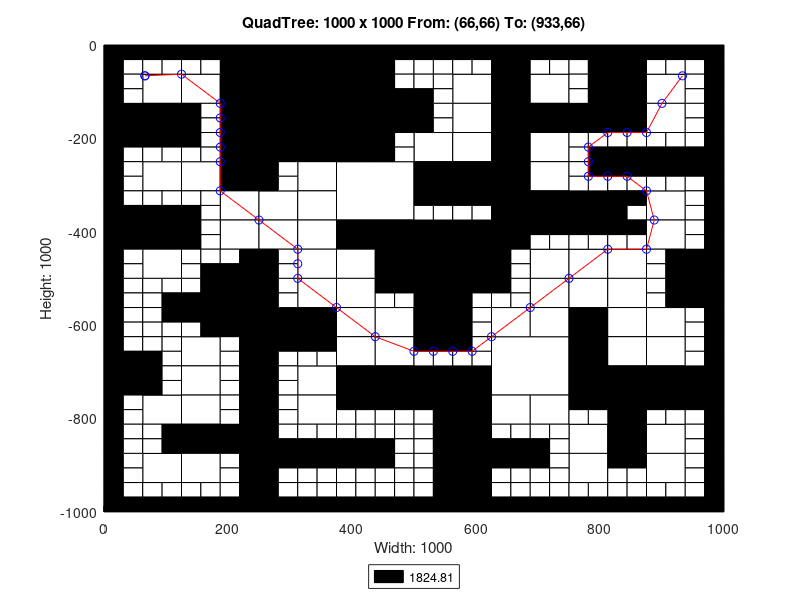

This figure's MATLAB source:
axis([0 1000 -1000 0]);
title('QuadTree: 1000 x 1000 From: (66,66) To: (933,66)');
xlabel('Width: 1000');
ylabel('Height: 1000');
rectangle('Position',[250 -125 125 125], 'FaceColor',[0 0 0]);
rectangle('Position',[250 -250 125 125], 'FaceColor',[0 0 0]);
rectangle('Position',[375 -375 125 125], 'FaceColor',[1 1 1]);
rectangle('Position',[500 -500 125 125], 'FaceColor',[0 0 0]);
rectangle('Position',[625 -750 125 125], 'FaceColor',[1 1 1]);
rectangle('Position',[62.5 -125 62.5 62.5], 'FaceColor',[1 1 1]);
rectangle('Position',[187.5 -62.5 62.5 62.5], 'FaceColor',[0 0 0]);
rectangle('Position',[125 -125 62.5 62.5], 'FaceColor',[1 1 1]);
rectangle('Position',[187.5 -125 62.5 62.5], 'FaceColor',[0 0 0]);
rectangle('Position',[0 -187.5 62.5 62.5], 'FaceColor',[0 0 0]);
rectangle('Position',[62.5 -187.5 62.5 62.5], 'FaceColor',[0 0 0]);
rectangle('Position',[187.5 -187.5 62.5 62.5], 'FaceColor',[0 0 0]);
rectangle('Position',[187.5 -250 62.5 62.5], 'FaceColor',[0 0 0]);
rectangle('Position',[375 -62.5 62.5 62.5], 'FaceColor',[0 0 0]);
rectangle('Position',[375 -125 62.5 62.5], 'FaceColor',[0 0 0]);
rectangle('Position',[375 -187.5 62.5 62.5], 'FaceColor',[0 0 0]);
rectangle('Position',[437.5 -187.5 62.5 62.5], 'FaceColor',[0 0 0]);
rectangle('Position',[375 -250 62.5 62.5], 'FaceColor',[0 0 0]);
rectangle('Position',[62.5 -312.5 62.5 62.5], 'FaceColor',[1 1 1]);
rectangle('Position',[125 -312.5 62.5 62.5], 'FaceColor',[1 1 1]);
rectangle('Position',[187.5 -312.5 62.5 62.5], 'FaceColor',[0 0 0]);
rectangle('Position',[187.5 -375 62.5 62.5], 'FaceColor',[1 1 1]);
rectangle('Position',[0 -437.5 62.5 62.5], 'FaceColor',[0 0 0]);
rectangle('Position',[62.5 -437.5 62.5 62.5], 'FaceColor',[0 0 0]);
rectangle('Position',[62.5 -500 62.5 62.5], 'FaceColor',[1 1 1]);
rectangle('Position',[187.5 -437.5 62.5 62.5], 'FaceColor',[1 1 1]);
rectangle('Position',[312.5 -312.5 62.5 62.5], 'FaceColor',[1 1 1]);
rectangle('Position',[250 -375 62.5 62.5], 'FaceColor',[1 1 1]);
rectangle('Position',[312.5 -375 62.5 62.5], 'FaceColor',[1 1 1]);
rectangle('Position',[250 -437.5 62.5 62.5], 'FaceColor',[1 1 1]);
rectangle('Position',[312.5 -437.5 62.5 62.5], 'FaceColor',[1 1 1]);
rectangle('Position',[312.5 -500 62.5 62.5], 'FaceColor',[1 1 1]);
rectangle('Position',[375 -437.5 62.5 62.5], 'FaceColor',[0 0 0]);
rectangle('Position',[437.5 -437.5 62.5 62.5], 'FaceColor',[0 0 0]);
rectangle('Position',[375 -500 62.5 62.5], 'FaceColor',[1 1 1]);
rectangle('Position',[437.5 -500 62.5 62.5], 'FaceColor',[0 0 0]);
rectangle('Position',[562.5 -125 62.5 62.5], 'FaceColor',[1 1 1]);
rectangle('Position',[625 -62.5 62.5 62.5], 'FaceColor',[0 0 0]);
rectangle('Position',[625 -125 62.5 62.5], 'FaceColor',[0 0 0]);
rectangle('Position',[687.5 -125 62.5 62.5], 'FaceColor',[1 1 1]);
rectangle('Position',[562.5 -187.5 62.5 62.5], 'FaceColor',[1 1 1]);
rectangle('Position',[500 -250 62.5 62.5], 'FaceColor',[1 1 1]);
rectangle('Position',[562.5 -250 62.5 62.5], 'FaceColor',[1 1 1]);
rectangle('Position',[625 -187.5 62.5 62.5], 'FaceColor',[0 0 0]);
rectangle('Position',[687.5 -187.5 62.5 62.5], 'FaceColor',[0 0 0]);
rectangle('Position',[625 -250 62.5 62.5], 'FaceColor',[0 0 0]);
rectangle('Position',[687.5 -250 62.5 62.5], 'FaceColor',[1 1 1]);
rectangle('Position',[812.5 -62.5 62.5 62.5], 'FaceColor',[0 0 0]);
rectangle('Position',[812.5 -125 62.5 62.5], 'FaceColor',[0 0 0]);
rectangle('Position',[875 -125 62.5 62.5], 'FaceColor',[1 1 1]);
rectangle('Position',[750 -187.5 62.5 62.5], 'FaceColor',[0 0 0]);
rectangle('Position',[812.5 -187.5 62.5 62.5], 'FaceColor',[0 0 0]);
rectangle('Position',[875 -187.5 62.5 62.5], 'FaceColor',[1 1 1]);
rectangle('Position',[500 -312.5 62.5 62.5], 'FaceColor',[0 0 0]);
rectangle('Position',[562.5 -312.5 62.5 62.5], 'FaceColor',[0 0 0]);
rectangle('Position',[625 -312.5 62.5 62.5], 'FaceColor',[0 0 0]);
rectangle('Position',[687.5 -312.5 62.5 62.5], 'FaceColor',[1 1 1]);
rectangle('Position',[625 -375 62.5 62.5], 'FaceColor',[0 0 0]);
rectangle('Position',[687.5 -375 62.5 62.5], 'FaceColor',[0 0 0]);
rectangle('Position',[625 -437.5 62.5 62.5], 'FaceColor',[0 0 0]);
rectangle('Position',[687.5 -500 62.5 62.5], 'FaceColor',[1 1 1]);
rectangle('Position',[750 -375 62.5 62.5], 'FaceColor',[0 0 0]);
rectangle('Position',[875 -375 62.5 62.5], 'FaceColor',[1 1 1]);
rectangle('Position',[750 -500 62.5 62.5], 'FaceColor',[1 1 1]);
rectangle('Position',[812.5 -500 62.5 62.5], 'FaceColor',[1 1 1]);
rectangle('Position',[875 -437.5 62.5 62.5], 'FaceColor',[1 1 1]);
rectangle('Position',[937.5 -500 62.5 62.5], 'FaceColor',[0 0 0]);
rectangle('Position',[187.5 -562.5 62.5 62.5], 'FaceColor',[0 0 0]);
rectangle('Position',[187.5 -625 62.5 62.5], 'FaceColor',[0 0 0]);
rectangle('Position',[0 -750 62.5 62.5], 'FaceColor',[0 0 0]);
rectangle('Position',[125 -687.5 62.5 62.5], 'FaceColor',[1 1 1]);
rectangle('Position',[125 -750 62.5 62.5], 'FaceColor',[1 1 1]);
rectangle('Position',[312.5 -562.5 62.5 62.5], 'FaceColor',[1 1 1]);
rectangle('Position',[250 -625 62.5 62.5], 'FaceColor',[0 0 0]);
rectangle('Position',[312.5 -625 62.5 62.5], 'FaceColor',[0 0 0]);
rectangle('Position',[375 -562.5 62.5 62.5], 'FaceColor',[1 1 1]);
rectangle('Position',[375 -625 62.5 62.5], 'FaceColor',[1 1 1]);
rectangle('Position',[437.5 -625 62.5 62.5], 'FaceColor',[1 1 1]);
rectangle('Position',[312.5 -750 62.5 62.5], 'FaceColor',[1 1 1]);
rectangle('Position',[375 -687.5 62.5 62.5], 'FaceColor',[1 1 1]);
rectangle('Position',[437.5 -687.5 62.5 62.5], 'FaceColor',[1 1 1]);
rectangle('Position',[375 -750 62.5 62.5], 'FaceColor',[0 0 0]);
rectangle('Position',[437.5 -750 62.5 62.5], 'FaceColor',[0 0 0]);
rectangle('Position',[62.5 -812.5 62.5 62.5], 'FaceColor',[1 1 1]);
rectangle('Position',[125 -812.5 62.5 62.5], 'FaceColor',[1 1 1]);
rectangle('Position',[125 -875 62.5 62.5], 'FaceColor',[0 0 0]);
rectangle('Position',[187.5 -875 62.5 62.5], 'FaceColor',[0 0 0]);
rectangle('Position',[62.5 -937.5 62.5 62.5], 'FaceColor',[1 1 1]);
rectangle('Position',[125 -937.5 62.5 62.5], 'FaceColor',[1 1 1]);
rectangle('Position',[312.5 -812.5 62.5 62.5], 'FaceColor',[1 1 1]);
rectangle('Position',[500 -562.5 62.5 62.5], 'FaceColor',[0 0 0]);
rectangle('Position',[500 -625 62.5 62.5], 'FaceColor',[0 0 0]);
rectangle('Position',[687.5 -562.5 62.5 62.5], 'FaceColor',[1 1 1]);
rectangle('Position',[625 -625 62.5 62.5], 'FaceColor',[1 1 1]);
rectangle('Position',[687.5 -625 62.5 62.5], 'FaceColor',[1 1 1]);
rectangle('Position',[500 -750 62.5 62.5], 'FaceColor',[0 0 0]);
rectangle('Position',[562.5 -750 62.5 62.5], 'FaceColor',[0 0 0]);
rectangle('Position',[750 -562.5 62.5 62.5], 'FaceColor',[1 1 1]);
rectangle('Position',[812.5 -562.5 62.5 62.5], 'FaceColor',[1 1 1]);
rectangle('Position',[750 -625 62.5 62.5], 'FaceColor',[0 0 0]);
rectangle('Position',[812.5 -625 62.5 62.5], 'FaceColor',[1 1 1]);
rectangle('Position',[937.5 -562.5 62.5 62.5], 'FaceColor',[0 0 0]);
rectangle('Position',[875 -625 62.5 62.5], 'FaceColor',[1 1 1]);
rectangle('Position',[750 -687.5 62.5 62.5], 'FaceColor',[0 0 0]);
rectangle('Position',[812.5 -687.5 62.5 62.5], 'FaceColor',[1 1 1]);
rectangle('Position',[750 -750 62.5 62.5], 'FaceColor',[0 0 0]);
rectangle('Position',[812.5 -750 62.5 62.5], 'FaceColor',[0 0 0]);
rectangle('Position',[875 -687.5 62.5 62.5], 'FaceColor',[1 1 1]);
rectangle('Position',[875 -750 62.5 62.5], 'FaceColor',[0 0 0]);
rectangle('Position',[937.5 -750 62.5 62.5], 'FaceColor',[0 0 0]);
rectangle('Position',[562.5 -812.5 62.5 62.5], 'FaceColor',[0 0 0]);
rectangle('Position',[562.5 -875 62.5 62.5], 'FaceColor',[0 0 0]);
rectangle('Position',[625 -812.5 62.5 62.5], 'FaceColor',[1 1 1]);
rectangle('Position',[687.5 -812.5 62.5 62.5], 'FaceColor',[1 1 1]);
rectangle('Position',[562.5 -937.5 62.5 62.5], 'FaceColor',[0 0 0]);
rectangle('Position',[562.5 -1000 62.5 62.5], 'FaceColor',[0 0 0]);
rectangle('Position',[812.5 -812.5 62.5 62.5], 'FaceColor',[0 0 0]);
rectangle('Position',[750 -875 62.5 62.5], 'FaceColor',[1 1 1]);
rectangle('Position',[812.5 -875 62.5 62.5], 'FaceColor',[0 0 0]);
rectangle('Position',[875 -875 62.5 62.5], 'FaceColor',[1 1 1]);
rectangle('Position',[750 -937.5 62.5 62.5], 'FaceColor',[1 1 1]);
rectangle('Position',[875 -937.5 62.5 62.5], 'FaceColor',[1 1 1]);
rectangle('Position',[0 -31.25 31.25 31.25], 'FaceColor',[0 0 0]);
rectangle('Position',[31.25 -31.25 31.25 31.25], 'FaceColor',[0 0 0]);
rectangle('Position',[0 -62.5 31.25 31.25], 'FaceColor',[0 0 0]);
rectangle('Position',[31.25 -62.5 31.25 31.25], 'FaceColor',[1 1 1]);
rectangle('Position',[62.5 -31.25 31.25 31.25], 'FaceColor',[0 0 0]);
rectangle('Position',[93.75 -31.25 31.25 31.25], 'FaceColor',[0 0 0]);
rectangle('Position',[62.5 -62.5 31.25 31.25], 'FaceColor',[1 1 1]);
rectangle('Position',[93.75 -62.5 31.25 31.25], 'FaceColor',[1 1 1]);
rectangle('Position',[0 -93.75 31.25 31.25], 'FaceColor',[0 0 0]);
rectangle('Position',[31.25 -93.75 31.25 31.25], 'FaceColor',[1 1 1]);
rectangle('Position',[0 -125 31.25 31.25], 'FaceColor',[0 0 0]);
rectangle('Position',[31.25 -125 31.25 31.25], 'FaceColor',[1 1 1]);
rectangle('Position',[125 -31.25 31.25 31.25], 'FaceColor',[0 0 0]);
rectangle('Position',[156.25 -31.25 31.25 31.25], 'FaceColor',[0 0 0]);
rectangle('Position',[125 -62.5 31.25 31.25], 'FaceColor',[1 1 1]);
rectangle('Position',[156.25 -62.5 31.25 31.25], 'FaceColor',[1 1 1]);
rectangle('Position',[0 -218.75 31.25 31.25], 'FaceColor',[0 0 0]);
rectangle('Position',[31.25 -218.75 31.25 31.25], 'FaceColor',[0 0 0]);
rectangle('Position',[0 -250 31.25 31.25], 'FaceColor',[0 0 0]);
rectangle('Position',[31.25 -250 31.25 31.25], 'FaceColor',[1 1 1]);
rectangle('Position',[62.5 -218.75 31.25 31.25], 'FaceColor',[0 0 0]);
rectangle('Position',[93.75 -218.75 31.25 31.25], 'FaceColor',[0 0 0]);
rectangle('Position',[62.5 -250 31.25 31.25], 'FaceColor',[1 1 1]);
rectangle('Position',[93.75 -250 31.25 31.25], 'FaceColor',[1 1 1]);
rectangle('Position',[125 -156.25 31.25 31.25], 'FaceColor',[0 0 0]);
rectangle('Position',[156.25 -156.25 31.25 31.25], 'FaceColor',[1 1 1]);
rectangle('Position',[125 -187.5 31.25 31.25], 'FaceColor',[0 0 0]);
rectangle('Position',[156.25 -187.5 31.25 31.25], 'FaceColor',[1 1 1]);
rectangle('Position',[125 -218.75 31.25 31.25], 'FaceColor',[0 0 0]);
rectangle('Position',[156.25 -218.75 31.25 31.25], 'FaceColor',[1 1 1]);
rectangle('Position',[125 -250 31.25 31.25], 'FaceColor',[1 1 1]);
rectangle('Position',[156.25 -250 31.25 31.25], 'FaceColor',[1 1 1]);
rectangle('Position',[437.5 -31.25 31.25 31.25], 'FaceColor',[0 0 0]);
rectangle('Position',[468.75 -31.25 31.25 31.25], 'FaceColor',[0 0 0]);
rectangle('Position',[437.5 -62.5 31.25 31.25], 'FaceColor',[0 0 0]);
rectangle('Position',[468.75 -62.5 31.25 31.25], 'FaceColor',[1 1 1]);
rectangle('Position',[437.5 -93.75 31.25 31.25], 'FaceColor',[0 0 0]);
rectangle('Position',[468.75 -93.75 31.25 31.25], 'FaceColor',[1 1 1]);
rectangle('Position',[437.5 -125 31.25 31.25], 'FaceColor',[0 0 0]);
rectangle('Position',[468.75 -125 31.25 31.25], 'FaceColor',[0 0 0]);
rectangle('Position',[437.5 -218.75 31.25 31.25], 'FaceColor',[0 0 0]);
rectangle('Position',[468.75 -218.75 31.25 31.25], 'FaceColor',[1 1 1]);
rectangle('Position',[437.5 -250 31.25 31.25], 'FaceColor',[0 0 0]);
rectangle('Position',[468.75 -250 31.25 31.25], 'FaceColor',[1 1 1]);
rectangle('Position',[0 -281.25 31.25 31.25], 'FaceColor',[0 0 0]);
rectangle('Position',[31.25 -281.25 31.25 31.25], 'FaceColor',[1 1 1]);
rectangle('Position',[0 -312.5 31.25 31.25], 'FaceColor',[0 0 0]);
rectangle('Position',[31.25 -312.5 31.25 31.25], 'FaceColor',[1 1 1]);
rectangle('Position',[0 -343.75 31.25 31.25], 'FaceColor',[0 0 0]);
rectangle('Position',[31.25 -343.75 31.25 31.25], 'FaceColor',[1 1 1]);
rectangle('Position',[0 -375 31.25 31.25], 'FaceColor',[0 0 0]);
rectangle('Position',[31.25 -375 31.25 31.25], 'FaceColor',[0 0 0]);
rectangle('Position',[62.5 -343.75 31.25 31.25], 'FaceColor',[1 1 1]);
rectangle('Position',[93.75 -343.75 31.25 31.25], 'FaceColor',[1 1 1]);
rectangle('Position',[62.5 -375 31.25 31.25], 'FaceColor',[0 0 0]);
rectangle('Position',[93.75 -375 31.25 31.25], 'FaceColor',[0 0 0]);
rectangle('Position',[125 -343.75 31.25 31.25], 'FaceColor',[1 1 1]);
rectangle('Position',[156.25 -343.75 31.25 31.25], 'FaceColor',[1 1 1]);
rectangle('Position',[125 -375 31.25 31.25], 'FaceColor',[0 0 0]);
rectangle('Position',[156.25 -375 31.25 31.25], 'FaceColor',[1 1 1]);
rectangle('Position',[0 -468.75 31.25 31.25], 'FaceColor',[0 0 0]);
rectangle('Position',[31.25 -468.75 31.25 31.25], 'FaceColor',[1 1 1]);
rectangle('Position',[0 -500 31.25 31.25], 'FaceColor',[0 0 0]);
rectangle('Position',[31.25 -500 31.25 31.25], 'FaceColor',[1 1 1]);
rectangle('Position',[125 -406.25 31.25 31.25], 'FaceColor',[0 0 0]);
rectangle('Position',[156.25 -406.25 31.25 31.25], 'FaceColor',[1 1 1]);
rectangle('Position',[125 -437.5 31.25 31.25], 'FaceColor',[0 0 0]);
rectangle('Position',[156.25 -437.5 31.25 31.25], 'FaceColor',[1 1 1]);
rectangle('Position',[125 -468.75 31.25 31.25], 'FaceColor',[1 1 1]);
rectangle('Position',[156.25 -468.75 31.25 31.25], 'FaceColor',[1 1 1]);
rectangle('Position',[125 -500 31.25 31.25], 'FaceColor',[1 1 1]);
rectangle('Position',[156.25 -500 31.25 31.25], 'FaceColor',[0 0 0]);
rectangle('Position',[187.5 -468.75 31.25 31.25], 'FaceColor',[1 1 1]);
rectangle('Position',[218.75 -468.75 31.25 31.25], 'FaceColor',[0 0 0]);
rectangle('Position',[187.5 -500 31.25 31.25], 'FaceColor',[0 0 0]);
rectangle('Position',[218.75 -500 31.25 31.25], 'FaceColor',[0 0 0]);
rectangle('Position',[250 -281.25 31.25 31.25], 'FaceColor',[0 0 0]);
rectangle('Position',[281.25 -281.25 31.25 31.25], 'FaceColor',[1 1 1]);
rectangle('Position',[250 -312.5 31.25 31.25], 'FaceColor',[0 0 0]);
rectangle('Position',[281.25 -312.5 31.25 31.25], 'FaceColor',[1 1 1]);
rectangle('Position',[250 -468.75 31.25 31.25], 'FaceColor',[0 0 0]);
rectangle('Position',[281.25 -468.75 31.25 31.25], 'FaceColor',[1 1 1]);
rectangle('Position',[250 -500 31.25 31.25], 'FaceColor',[0 0 0]);
rectangle('Position',[281.25 -500 31.25 31.25], 'FaceColor',[1 1 1]);
rectangle('Position',[500 -31.25 31.25 31.25], 'FaceColor',[0 0 0]);
rectangle('Position',[531.25 -31.25 31.25 31.25], 'FaceColor',[0 0 0]);
rectangle('Position',[500 -62.5 31.25 31.25], 'FaceColor',[1 1 1]);
rectangle('Position',[531.25 -62.5 31.25 31.25], 'FaceColor',[1 1 1]);
rectangle('Position',[562.5 -31.25 31.25 31.25], 'FaceColor',[0 0 0]);
rectangle('Position',[593.75 -31.25 31.25 31.25], 'FaceColor',[0 0 0]);
rectangle('Position',[562.5 -62.5 31.25 31.25], 'FaceColor',[1 1 1]);
rectangle('Position',[593.75 -62.5 31.25 31.25], 'FaceColor',[1 1 1]);
rectangle('Position',[500 -93.75 31.25 31.25], 'FaceColor',[1 1 1]);
rectangle('Position',[531.25 -93.75 31.25 31.25], 'FaceColor',[1 1 1]);
rectangle('Position',[500 -125 31.25 31.25], 'FaceColor',[0 0 0]);
rectangle('Position',[531.25 -125 31.25 31.25], 'FaceColor',[1 1 1]);
rectangle('Position',[687.5 -31.25 31.25 31.25], 'FaceColor',[0 0 0]);
rectangle('Position',[718.75 -31.25 31.25 31.25], 'FaceColor',[0 0 0]);
rectangle('Position',[687.5 -62.5 31.25 31.25], 'FaceColor',[1 1 1]);
rectangle('Position',[718.75 -62.5 31.25 31.25], 'FaceColor',[1 1 1]);
rectangle('Position',[500 -156.25 31.25 31.25], 'FaceColor',[0 0 0]);
rectangle('Position',[531.25 -156.25 31.25 31.25], 'FaceColor',[1 1 1]);
rectangle('Position',[500 -187.5 31.25 31.25], 'FaceColor',[0 0 0]);
rectangle('Position',[531.25 -187.5 31.25 31.25], 'FaceColor',[1 1 1]);
rectangle('Position',[750 -31.25 31.25 31.25], 'FaceColor',[0 0 0]);
rectangle('Position',[781.25 -31.25 31.25 31.25], 'FaceColor',[0 0 0]);
rectangle('Position',[750 -62.5 31.25 31.25], 'FaceColor',[1 1 1]);
rectangle('Position',[781.25 -62.5 31.25 31.25], 'FaceColor',[0 0 0]);
rectangle('Position',[750 -93.75 31.25 31.25], 'FaceColor',[1 1 1]);
rectangle('Position',[781.25 -93.75 31.25 31.25], 'FaceColor',[0 0 0]);
rectangle('Position',[750 -125 31.25 31.25], 'FaceColor',[1 1 1]);
rectangle('Position',[781.25 -125 31.25 31.25], 'FaceColor',[0 0 0]);
rectangle('Position',[875 -31.25 31.25 31.25], 'FaceColor',[0 0 0]);
rectangle('Position',[906.25 -31.25 31.25 31.25], 'FaceColor',[0 0 0]);
rectangle('Position',[875 -62.5 31.25 31.25], 'FaceColor',[1 1 1]);
rectangle('Position',[906.25 -62.5 31.25 31.25], 'FaceColor',[1 1 1]);
rectangle('Position',[937.5 -31.25 31.25 31.25], 'FaceColor',[0 0 0]);
rectangle('Position',[968.75 -31.25 31.25 31.25], 'FaceColor',[0 0 0]);
rectangle('Position',[937.5 -62.5 31.25 31.25], 'FaceColor',[1 1 1]);
rectangle('Position',[968.75 -62.5 31.25 31.25], 'FaceColor',[0 0 0]);
rectangle('Position',[937.5 -93.75 31.25 31.25], 'FaceColor',[1 1 1]);
rectangle('Position',[968.75 -93.75 31.25 31.25], 'FaceColor',[0 0 0]);
rectangle('Position',[937.5 -125 31.25 31.25], 'FaceColor',[1 1 1]);
rectangle('Position',[968.75 -125 31.25 31.25], 'FaceColor',[0 0 0]);
rectangle('Position',[750 -218.75 31.25 31.25], 'FaceColor',[1 1 1]);
rectangle('Position',[781.25 -218.75 31.25 31.25], 'FaceColor',[1 1 1]);
rectangle('Position',[750 -250 31.25 31.25], 'FaceColor',[1 1 1]);
rectangle('Position',[781.25 -250 31.25 31.25], 'FaceColor',[0 0 0]);
rectangle('Position',[812.5 -218.75 31.25 31.25], 'FaceColor',[1 1 1]);
rectangle('Position',[843.75 -218.75 31.25 31.25], 'FaceColor',[1 1 1]);
rectangle('Position',[812.5 -250 31.25 31.25], 'FaceColor',[0 0 0]);
rectangle('Position',[843.75 -250 31.25 31.25], 'FaceColor',[0 0 0]);
rectangle('Position',[937.5 -156.25 31.25 31.25], 'FaceColor',[1 1 1]);
rectangle('Position',[968.75 -156.25 31.25 31.25], 'FaceColor',[0 0 0]);
rectangle('Position',[937.5 -187.5 31.25 31.25], 'FaceColor',[1 1 1]);
rectangle('Position',[968.75 -187.5 31.25 31.25], 'FaceColor',[0 0 0]);
rectangle('Position',[875 -218.75 31.25 31.25], 'FaceColor',[1 1 1]);
rectangle('Position',[906.25 -218.75 31.25 31.25], 'FaceColor',[1 1 1]);
rectangle('Position',[875 -250 31.25 31.25], 'FaceColor',[0 0 0]);
rectangle('Position',[906.25 -250 31.25 31.25], 'FaceColor',[0 0 0]);
rectangle('Position',[937.5 -218.75 31.25 31.25], 'FaceColor',[1 1 1]);
rectangle('Position',[968.75 -218.75 31.25 31.25], 'FaceColor',[0 0 0]);
rectangle('Position',[937.5 -250 31.25 31.25], 'FaceColor',[0 0 0]);
rectangle('Position',[968.75 -250 31.25 31.25], 'FaceColor',[0 0 0]);
rectangle('Position',[500 -343.75 31.25 31.25], 'FaceColor',[0 0 0]);
rectangle('Position',[531.25 -343.75 31.25 31.25], 'FaceColor',[0 0 0]);
rectangle('Position',[500 -375 31.25 31.25], 'FaceColor',[1 1 1]);
rectangle('Position',[531.25 -375 31.25 31.25], 'FaceColor',[1 1 1]);
rectangle('Position',[562.5 -343.75 31.25 31.25], 'FaceColor',[0 0 0]);
rectangle('Position',[593.75 -343.75 31.25 31.25], 'FaceColor',[0 0 0]);
rectangle('Position',[562.5 -375 31.25 31.25], 'FaceColor',[1 1 1]);
rectangle('Position',[593.75 -375 31.25 31.25], 'FaceColor',[1 1 1]);
rectangle('Position',[687.5 -406.25 31.25 31.25], 'FaceColor',[0 0 0]);
rectangle('Position',[718.75 -406.25 31.25 31.25], 'FaceColor',[0 0 0]);
rectangle('Position',[687.5 -437.5 31.25 31.25], 'FaceColor',[1 1 1]);
rectangle('Position',[718.75 -437.5 31.25 31.25], 'FaceColor',[1 1 1]);
rectangle('Position',[625 -468.75 31.25 31.25], 'FaceColor',[0 0 0]);
rectangle('Position',[656.25 -468.75 31.25 31.25], 'FaceColor',[1 1 1]);
rectangle('Position',[625 -500 31.25 31.25], 'FaceColor',[0 0 0]);
rectangle('Position',[656.25 -500 31.25 31.25], 'FaceColor',[1 1 1]);
rectangle('Position',[750 -281.25 31.25 31.25], 'FaceColor',[1 1 1]);
rectangle('Position',[781.25 -281.25 31.25 31.25], 'FaceColor',[0 0 0]);
rectangle('Position',[750 -312.5 31.25 31.25], 'FaceColor',[1 1 1]);
rectangle('Position',[781.25 -312.5 31.25 31.25], 'FaceColor',[1 1 1]);
rectangle('Position',[812.5 -281.25 31.25 31.25], 'FaceColor',[0 0 0]);
rectangle('Position',[843.75 -281.25 31.25 31.25], 'FaceColor',[0 0 0]);
rectangle('Position',[812.5 -312.5 31.25 31.25], 'FaceColor',[1 1 1]);
rectangle('Position',[843.75 -312.5 31.25 31.25], 'FaceColor',[1 1 1]);
rectangle('Position',[812.5 -343.75 31.25 31.25], 'FaceColor',[0 0 0]);
rectangle('Position',[843.75 -343.75 31.25 31.25], 'FaceColor',[0 0 0]);
rectangle('Position',[812.5 -375 31.25 31.25], 'FaceColor',[0 0 0]);
rectangle('Position',[843.75 -375 31.25 31.25], 'FaceColor',[1 1 1]);
rectangle('Position',[875 -281.25 31.25 31.25], 'FaceColor',[0 0 0]);
rectangle('Position',[906.25 -281.25 31.25 31.25], 'FaceColor',[0 0 0]);
rectangle('Position',[875 -312.5 31.25 31.25], 'FaceColor',[1 1 1]);
rectangle('Position',[906.25 -312.5 31.25 31.25], 'FaceColor',[1 1 1]);
rectangle('Position',[937.5 -281.25 31.25 31.25], 'FaceColor',[0 0 0]);
rectangle('Position',[968.75 -281.25 31.25 31.25], 'FaceColor',[0 0 0]);
rectangle('Position',[937.5 -312.5 31.25 31.25], 'FaceColor',[1 1 1]);
rectangle('Position',[968.75 -312.5 31.25 31.25], 'FaceColor',[0 0 0]);
rectangle('Position',[937.5 -343.75 31.25 31.25], 'FaceColor',[1 1 1]);
rectangle('Position',[968.75 -343.75 31.25 31.25], 'FaceColor',[0 0 0]);
rectangle('Position',[937.5 -375 31.25 31.25], 'FaceColor',[1 1 1]);
rectangle('Position',[968.75 -375 31.25 31.25], 'FaceColor',[0 0 0]);
rectangle('Position',[750 -406.25 31.25 31.25], 'FaceColor',[0 0 0]);
rectangle('Position',[781.25 -406.25 31.25 31.25], 'FaceColor',[0 0 0]);
rectangle('Position',[750 -437.5 31.25 31.25], 'FaceColor',[1 1 1]);
rectangle('Position',[781.25 -437.5 31.25 31.25], 'FaceColor',[1 1 1]);
rectangle('Position',[812.5 -406.25 31.25 31.25], 'FaceColor',[0 0 0]);
rectangle('Position',[843.75 -406.25 31.25 31.25], 'FaceColor',[0 0 0]);
rectangle('Position',[812.5 -437.5 31.25 31.25], 'FaceColor',[1 1 1]);
rectangle('Position',[843.75 -437.5 31.25 31.25], 'FaceColor',[1 1 1]);
rectangle('Position',[937.5 -406.25 31.25 31.25], 'FaceColor',[1 1 1]);
rectangle('Position',[968.75 -406.25 31.25 31.25], 'FaceColor',[0 0 0]);
rectangle('Position',[937.5 -437.5 31.25 31.25], 'FaceColor',[1 1 1]);
rectangle('Position',[968.75 -437.5 31.25 31.25], 'FaceColor',[0 0 0]);
rectangle('Position',[875 -468.75 31.25 31.25], 'FaceColor',[1 1 1]);
rectangle('Position',[906.25 -468.75 31.25 31.25], 'FaceColor',[0 0 0]);
rectangle('Position',[875 -500 31.25 31.25], 'FaceColor',[1 1 1]);
rectangle('Position',[906.25 -500 31.25 31.25], 'FaceColor',[0 0 0]);
rectangle('Position',[0 -531.25 31.25 31.25], 'FaceColor',[0 0 0]);
rectangle('Position',[31.25 -531.25 31.25 31.25], 'FaceColor',[1 1 1]);
rectangle('Position',[0 -562.5 31.25 31.25], 'FaceColor',[0 0 0]);
rectangle('Position',[31.25 -562.5 31.25 31.25], 'FaceColor',[1 1 1]);
rectangle('Position',[62.5 -531.25 31.25 31.25], 'FaceColor',[1 1 1]);
rectangle('Position',[93.75 -531.25 31.25 31.25], 'FaceColor',[1 1 1]);
rectangle('Position',[62.5 -562.5 31.25 31.25], 'FaceColor',[1 1 1]);
rectangle('Position',[93.75 -562.5 31.25 31.25], 'FaceColor',[0 0 0]);
rectangle('Position',[0 -593.75 31.25 31.25], 'FaceColor',[0 0 0]);
rectangle('Position',[31.25 -593.75 31.25 31.25], 'FaceColor',[1 1 1]);
rectangle('Position',[0 -625 31.25 31.25], 'FaceColor',[0 0 0]);
rectangle('Position',[31.25 -625 31.25 31.25], 'FaceColor',[1 1 1]);
rectangle('Position',[62.5 -593.75 31.25 31.25], 'FaceColor',[1 1 1]);
rectangle('Position',[93.75 -593.75 31.25 31.25], 'FaceColor',[0 0 0]);
rectangle('Position',[62.5 -625 31.25 31.25], 'FaceColor',[1 1 1]);
rectangle('Position',[93.75 -625 31.25 31.25], 'FaceColor',[1 1 1]);
rectangle('Position',[125 -531.25 31.25 31.25], 'FaceColor',[1 1 1]);
rectangle('Position',[156.25 -531.25 31.25 31.25], 'FaceColor',[0 0 0]);
rectangle('Position',[125 -562.5 31.25 31.25], 'FaceColor',[0 0 0]);
rectangle('Position',[156.25 -562.5 31.25 31.25], 'FaceColor',[0 0 0]);
rectangle('Position',[125 -593.75 31.25 31.25], 'FaceColor',[0 0 0]);
rectangle('Position',[156.25 -593.75 31.25 31.25], 'FaceColor',[0 0 0]);
rectangle('Position',[125 -625 31.25 31.25], 'FaceColor',[1 1 1]);
rectangle('Position',[156.25 -625 31.25 31.25], 'FaceColor',[0 0 0]);
rectangle('Position',[0 -656.25 31.25 31.25], 'FaceColor',[0 0 0]);
rectangle('Position',[31.25 -656.25 31.25 31.25], 'FaceColor',[1 1 1]);
rectangle('Position',[0 -687.5 31.25 31.25], 'FaceColor',[0 0 0]);
rectangle('Position',[31.25 -687.5 31.25 31.25], 'FaceColor',[0 0 0]);
rectangle('Position',[62.5 -656.25 31.25 31.25], 'FaceColor',[1 1 1]);
rectangle('Position',[93.75 -656.25 31.25 31.25], 'FaceColor',[1 1 1]);
rectangle('Position',[62.5 -687.5 31.25 31.25], 'FaceColor',[0 0 0]);
rectangle('Position',[93.75 -687.5 31.25 31.25], 'FaceColor',[1 1 1]);
rectangle('Position',[62.5 -718.75 31.25 31.25], 'FaceColor',[0 0 0]);
rectangle('Position',[93.75 -718.75 31.25 31.25], 'FaceColor',[1 1 1]);
rectangle('Position',[62.5 -750 31.25 31.25], 'FaceColor',[0 0 0]);
rectangle('Position',[93.75 -750 31.25 31.25], 'FaceColor',[1 1 1]);
rectangle('Position',[187.5 -656.25 31.25 31.25], 'FaceColor',[1 1 1]);
rectangle('Position',[218.75 -656.25 31.25 31.25], 'FaceColor',[0 0 0]);
rectangle('Position',[187.5 -687.5 31.25 31.25], 'FaceColor',[1 1 1]);
rectangle('Position',[218.75 -687.5 31.25 31.25], 'FaceColor',[0 0 0]);
rectangle('Position',[187.5 -718.75 31.25 31.25], 'FaceColor',[1 1 1]);
rectangle('Position',[218.75 -718.75 31.25 31.25], 'FaceColor',[0 0 0]);
rectangle('Position',[187.5 -750 31.25 31.25], 'FaceColor',[1 1 1]);
rectangle('Position',[218.75 -750 31.25 31.25], 'FaceColor',[0 0 0]);
rectangle('Position',[250 -531.25 31.25 31.25], 'FaceColor',[0 0 0]);
rectangle('Position',[281.25 -531.25 31.25 31.25], 'FaceColor',[1 1 1]);
rectangle('Position',[250 -562.5 31.25 31.25], 'FaceColor',[0 0 0]);
rectangle('Position',[281.25 -562.5 31.25 31.25], 'FaceColor',[1 1 1]);
rectangle('Position',[437.5 -531.25 31.25 31.25], 'FaceColor',[0 0 0]);
rectangle('Position',[468.75 -531.25 31.25 31.25], 'FaceColor',[0 0 0]);
rectangle('Position',[437.5 -562.5 31.25 31.25], 'FaceColor',[1 1 1]);
rectangle('Position',[468.75 -562.5 31.25 31.25], 'FaceColor',[1 1 1]);
rectangle('Position',[250 -656.25 31.25 31.25], 'FaceColor',[0 0 0]);
rectangle('Position',[281.25 -656.25 31.25 31.25], 'FaceColor',[0 0 0]);
rectangle('Position',[250 -687.5 31.25 31.25], 'FaceColor',[0 0 0]);
rectangle('Position',[281.25 -687.5 31.25 31.25], 'FaceColor',[1 1 1]);
rectangle('Position',[312.5 -656.25 31.25 31.25], 'FaceColor',[0 0 0]);
rectangle('Position',[343.75 -656.25 31.25 31.25], 'FaceColor',[0 0 0]);
rectangle('Position',[312.5 -687.5 31.25 31.25], 'FaceColor',[1 1 1]);
rectangle('Position',[343.75 -687.5 31.25 31.25], 'FaceColor',[1 1 1]);
rectangle('Position',[250 -718.75 31.25 31.25], 'FaceColor',[0 0 0]);
rectangle('Position',[281.25 -718.75 31.25 31.25], 'FaceColor',[1 1 1]);
rectangle('Position',[250 -750 31.25 31.25], 'FaceColor',[0 0 0]);
rectangle('Position',[281.25 -750 31.25 31.25], 'FaceColor',[1 1 1]);
rectangle('Position',[0 -781.25 31.25 31.25], 'FaceColor',[0 0 0]);
rectangle('Position',[31.25 -781.25 31.25 31.25], 'FaceColor',[1 1 1]);
rectangle('Position',[0 -812.5 31.25 31.25], 'FaceColor',[0 0 0]);
rectangle('Position',[31.25 -812.5 31.25 31.25], 'FaceColor',[1 1 1]);
rectangle('Position',[0 -843.75 31.25 31.25], 'FaceColor',[0 0 0]);
rectangle('Position',[31.25 -843.75 31.25 31.25], 'FaceColor',[1 1 1]);
rectangle('Position',[0 -875 31.25 31.25], 'FaceColor',[0 0 0]);
rectangle('Position',[31.25 -875 31.25 31.25], 'FaceColor',[1 1 1]);
rectangle('Position',[62.5 -843.75 31.25 31.25], 'FaceColor',[1 1 1]);
rectangle('Position',[93.75 -843.75 31.25 31.25], 'FaceColor',[0 0 0]);
rectangle('Position',[62.5 -875 31.25 31.25], 'FaceColor',[1 1 1]);
rectangle('Position',[93.75 -875 31.25 31.25], 'FaceColor',[0 0 0]);
rectangle('Position',[187.5 -781.25 31.25 31.25], 'FaceColor',[1 1 1]);
rectangle('Position',[218.75 -781.25 31.25 31.25], 'FaceColor',[0 0 0]);
rectangle('Position',[187.5 -812.5 31.25 31.25], 'FaceColor',[1 1 1]);
rectangle('Position',[218.75 -812.5 31.25 31.25], 'FaceColor',[0 0 0]);
rectangle('Position',[0 -906.25 31.25 31.25], 'FaceColor',[0 0 0]);
rectangle('Position',[31.25 -906.25 31.25 31.25], 'FaceColor',[1 1 1]);
rectangle('Position',[0 -937.5 31.25 31.25], 'FaceColor',[0 0 0]);
rectangle('Position',[31.25 -937.5 31.25 31.25], 'FaceColor',[1 1 1]);
rectangle('Position',[0 -968.75 31.25 31.25], 'FaceColor',[0 0 0]);
rectangle('Position',[31.25 -968.75 31.25 31.25], 'FaceColor',[1 1 1]);
rectangle('Position',[0 -1000 31.25 31.25], 'FaceColor',[0 0 0]);
rectangle('Position',[31.25 -1000 31.25 31.25], 'FaceColor',[0 0 0]);
rectangle('Position',[62.5 -968.75 31.25 31.25], 'FaceColor',[1 1 1]);
rectangle('Position',[93.75 -968.75 31.25 31.25], 'FaceColor',[1 1 1]);
rectangle('Position',[62.5 -1000 31.25 31.25], 'FaceColor',[0 0 0]);
rectangle('Position',[93.75 -1000 31.25 31.25], 'FaceColor',[0 0 0]);
rectangle('Position',[187.5 -906.25 31.25 31.25], 'FaceColor',[1 1 1]);
rectangle('Position',[218.75 -906.25 31.25 31.25], 'FaceColor',[0 0 0]);
rectangle('Position',[187.5 -937.5 31.25 31.25], 'FaceColor',[1 1 1]);
rectangle('Position',[218.75 -937.5 31.25 31.25], 'FaceColor',[0 0 0]);
rectangle('Position',[125 -968.75 31.25 31.25], 'FaceColor',[1 1 1]);
rectangle('Position',[156.25 -968.75 31.25 31.25], 'FaceColor',[1 1 1]);
rectangle('Position',[125 -1000 31.25 31.25], 'FaceColor',[0 0 0]);
rectangle('Position',[156.25 -1000 31.25 31.25], 'FaceColor',[0 0 0]);
rectangle('Position',[187.5 -968.75 31.25 31.25], 'FaceColor',[1 1 1]);
rectangle('Position',[218.75 -968.75 31.25 31.25], 'FaceColor',[0 0 0]);
rectangle('Position',[187.5 -1000 31.25 31.25], 'FaceColor',[0 0 0]);
rectangle('Position',[218.75 -1000 31.25 31.25], 'FaceColor',[0 0 0]);
rectangle('Position',[250 -781.25 31.25 31.25], 'FaceColor',[0 0 0]);
rectangle('Position',[281.25 -781.25 31.25 31.25], 'FaceColor',[1 1 1]);
rectangle('Position',[250 -812.5 31.25 31.25], 'FaceColor',[0 0 0]);
rectangle('Position',[281.25 -812.5 31.25 31.25], 'FaceColor',[1 1 1]);
rectangle('Position',[250 -843.75 31.25 31.25], 'FaceColor',[0 0 0]);
rectangle('Position',[281.25 -843.75 31.25 31.25], 'FaceColor',[1 1 1]);
rectangle('Position',[250 -875 31.25 31.25], 'FaceColor',[0 0 0]);
rectangle('Position',[281.25 -875 31.25 31.25], 'FaceColor',[0 0 0]);
rectangle('Position',[312.5 -843.75 31.25 31.25], 'FaceColor',[1 1 1]);
rectangle('Position',[343.75 -843.75 31.25 31.25], 'FaceColor',[1 1 1]);
rectangle('Position',[312.5 -875 31.25 31.25], 'FaceColor',[0 0 0]);
rectangle('Position',[343.75 -875 31.25 31.25], 'FaceColor',[0 0 0]);
rectangle('Position',[375 -781.25 31.25 31.25], 'FaceColor',[0 0 0]);
rectangle('Position',[406.25 -781.25 31.25 31.25], 'FaceColor',[0 0 0]);
rectangle('Position',[375 -812.5 31.25 31.25], 'FaceColor',[1 1 1]);
rectangle('Position',[406.25 -812.5 31.25 31.25], 'FaceColor',[1 1 1]);
rectangle('Position',[437.5 -781.25 31.25 31.25], 'FaceColor',[0 0 0]);
rectangle('Position',[468.75 -781.25 31.25 31.25], 'FaceColor',[0 0 0]);
rectangle('Position',[437.5 -812.5 31.25 31.25], 'FaceColor',[1 1 1]);
rectangle('Position',[468.75 -812.5 31.25 31.25], 'FaceColor',[1 1 1]);
rectangle('Position',[375 -843.75 31.25 31.25], 'FaceColor',[1 1 1]);
rectangle('Position',[406.25 -843.75 31.25 31.25], 'FaceColor',[1 1 1]);
rectangle('Position',[375 -875 31.25 31.25], 'FaceColor',[0 0 0]);
rectangle('Position',[406.25 -875 31.25 31.25], 'FaceColor',[0 0 0]);
rectangle('Position',[437.5 -843.75 31.25 31.25], 'FaceColor',[1 1 1]);
rectangle('Position',[468.75 -843.75 31.25 31.25], 'FaceColor',[1 1 1]);
rectangle('Position',[437.5 -875 31.25 31.25], 'FaceColor',[0 0 0]);
rectangle('Position',[468.75 -875 31.25 31.25], 'FaceColor',[1 1 1]);
rectangle('Position',[250 -906.25 31.25 31.25], 'FaceColor',[0 0 0]);
rectangle('Position',[281.25 -906.25 31.25 31.25], 'FaceColor',[0 0 0]);
rectangle('Position',[250 -937.5 31.25 31.25], 'FaceColor',[0 0 0]);
rectangle('Position',[281.25 -937.5 31.25 31.25], 'FaceColor',[1 1 1]);
rectangle('Position',[312.5 -906.25 31.25 31.25], 'FaceColor',[0 0 0]);
rectangle('Position',[343.75 -906.25 31.25 31.25], 'FaceColor',[0 0 0]);
rectangle('Position',[312.5 -937.5 31.25 31.25], 'FaceColor',[1 1 1]);
rectangle('Position',[343.75 -937.5 31.25 31.25], 'FaceColor',[1 1 1]);
rectangle('Position',[250 -968.75 31.25 31.25], 'FaceColor',[0 0 0]);
rectangle('Position',[281.25 -968.75 31.25 31.25], 'FaceColor',[1 1 1]);
rectangle('Position',[250 -1000 31.25 31.25], 'FaceColor',[0 0 0]);
rectangle('Position',[281.25 -1000 31.25 31.25], 'FaceColor',[0 0 0]);
rectangle('Position',[312.5 -968.75 31.25 31.25], 'FaceColor',[1 1 1]);
rectangle('Position',[343.75 -968.75 31.25 31.25], 'FaceColor',[1 1 1]);
rectangle('Position',[312.5 -1000 31.25 31.25], 'FaceColor',[0 0 0]);
rectangle('Position',[343.75 -1000 31.25 31.25], 'FaceColor',[0 0 0]);
rectangle('Position',[375 -906.25 31.25 31.25], 'FaceColor',[0 0 0]);
rectangle('Position',[406.25 -906.25 31.25 31.25], 'FaceColor',[0 0 0]);
rectangle('Position',[375 -937.5 31.25 31.25], 'FaceColor',[1 1 1]);
rectangle('Position',[406.25 -937.5 31.25 31.25], 'FaceColor',[1 1 1]);
rectangle('Position',[437.5 -906.25 31.25 31.25], 'FaceColor',[0 0 0]);
rectangle('Position',[468.75 -906.25 31.25 31.25], 'FaceColor',[1 1 1]);
rectangle('Position',[437.5 -937.5 31.25 31.25], 'FaceColor',[1 1 1]);
rectangle('Position',[468.75 -937.5 31.25 31.25], 'FaceColor',[1 1 1]);
rectangle('Position',[375 -968.75 31.25 31.25], 'FaceColor',[1 1 1]);
rectangle('Position',[406.25 -968.75 31.25 31.25], 'FaceColor',[1 1 1]);
rectangle('Position',[375 -1000 31.25 31.25], 'FaceColor',[0 0 0]);
rectangle('Position',[406.25 -1000 31.25 31.25], 'FaceColor',[0 0 0]);
rectangle('Position',[437.5 -968.75 31.25 31.25], 'FaceColor',[1 1 1]);
rectangle('Position',[468.75 -968.75 31.25 31.25], 'FaceColor',[1 1 1]);
rectangle('Position',[437.5 -1000 31.25 31.25], 'FaceColor',[0 0 0]);
rectangle('Position',[468.75 -1000 31.25 31.25], 'FaceColor',[0 0 0]);
rectangle('Position',[562.5 -531.25 31.25 31.25], 'FaceColor',[0 0 0]);
rectangle('Position',[593.75 -531.25 31.25 31.25], 'FaceColor',[0 0 0]);
rectangle('Position',[562.5 -562.5 31.25 31.25], 'FaceColor',[0 0 0]);
rectangle('Position',[593.75 -562.5 31.25 31.25], 'FaceColor',[1 1 1]);
rectangle('Position',[562.5 -593.75 31.25 31.25], 'FaceColor',[0 0 0]);
rectangle('Position',[593.75 -593.75 31.25 31.25], 'FaceColor',[1 1 1]);
rectangle('Position',[562.5 -625 31.25 31.25], 'FaceColor',[0 0 0]);
rectangle('Position',[593.75 -625 31.25 31.25], 'FaceColor',[1 1 1]);
rectangle('Position',[625 -531.25 31.25 31.25], 'FaceColor',[0 0 0]);
rectangle('Position',[656.25 -531.25 31.25 31.25], 'FaceColor',[1 1 1]);
rectangle('Position',[625 -562.5 31.25 31.25], 'FaceColor',[1 1 1]);
rectangle('Position',[656.25 -562.5 31.25 31.25], 'FaceColor',[1 1 1]);
rectangle('Position',[500 -656.25 31.25 31.25], 'FaceColor',[0 0 0]);
rectangle('Position',[531.25 -656.25 31.25 31.25], 'FaceColor',[0 0 0]);
rectangle('Position',[500 -687.5 31.25 31.25], 'FaceColor',[1 1 1]);
rectangle('Position',[531.25 -687.5 31.25 31.25], 'FaceColor',[1 1 1]);
rectangle('Position',[562.5 -656.25 31.25 31.25], 'FaceColor',[0 0 0]);
rectangle('Position',[593.75 -656.25 31.25 31.25], 'FaceColor',[1 1 1]);
rectangle('Position',[562.5 -687.5 31.25 31.25], 'FaceColor',[1 1 1]);
rectangle('Position',[593.75 -687.5 31.25 31.25], 'FaceColor',[1 1 1]);
rectangle('Position',[875 -531.25 31.25 31.25], 'FaceColor',[1 1 1]);
rectangle('Position',[906.25 -531.25 31.25 31.25], 'FaceColor',[0 0 0]);
rectangle('Position',[875 -562.5 31.25 31.25], 'FaceColor',[1 1 1]);
rectangle('Position',[906.25 -562.5 31.25 31.25], 'FaceColor',[0 0 0]);
rectangle('Position',[937.5 -593.75 31.25 31.25], 'FaceColor',[1 1 1]);
rectangle('Position',[968.75 -593.75 31.25 31.25], 'FaceColor',[0 0 0]);
rectangle('Position',[937.5 -625 31.25 31.25], 'FaceColor',[1 1 1]);
rectangle('Position',[968.75 -625 31.25 31.25], 'FaceColor',[0 0 0]);
rectangle('Position',[937.5 -656.25 31.25 31.25], 'FaceColor',[1 1 1]);
rectangle('Position',[968.75 -656.25 31.25 31.25], 'FaceColor',[0 0 0]);
rectangle('Position',[937.5 -687.5 31.25 31.25], 'FaceColor',[1 1 1]);
rectangle('Position',[968.75 -687.5 31.25 31.25], 'FaceColor',[0 0 0]);
rectangle('Position',[500 -781.25 31.25 31.25], 'FaceColor',[0 0 0]);
rectangle('Position',[531.25 -781.25 31.25 31.25], 'FaceColor',[0 0 0]);
rectangle('Position',[500 -812.5 31.25 31.25], 'FaceColor',[1 1 1]);
rectangle('Position',[531.25 -812.5 31.25 31.25], 'FaceColor',[0 0 0]);
rectangle('Position',[500 -843.75 31.25 31.25], 'FaceColor',[1 1 1]);
rectangle('Position',[531.25 -843.75 31.25 31.25], 'FaceColor',[0 0 0]);
rectangle('Position',[500 -875 31.25 31.25], 'FaceColor',[1 1 1]);
rectangle('Position',[531.25 -875 31.25 31.25], 'FaceColor',[0 0 0]);
rectangle('Position',[625 -843.75 31.25 31.25], 'FaceColor',[1 1 1]);
rectangle('Position',[656.25 -843.75 31.25 31.25], 'FaceColor',[1 1 1]);
rectangle('Position',[625 -875 31.25 31.25], 'FaceColor',[0 0 0]);
rectangle('Position',[656.25 -875 31.25 31.25], 'FaceColor',[0 0 0]);
rectangle('Position',[687.5 -843.75 31.25 31.25], 'FaceColor',[1 1 1]);
rectangle('Position',[718.75 -843.75 31.25 31.25], 'FaceColor',[1 1 1]);
rectangle('Position',[687.5 -875 31.25 31.25], 'FaceColor',[0 0 0]);
rectangle('Position',[718.75 -875 31.25 31.25], 'FaceColor',[1 1 1]);
rectangle('Position',[500 -906.25 31.25 31.25], 'FaceColor',[1 1 1]);
rectangle('Position',[531.25 -906.25 31.25 31.25], 'FaceColor',[0 0 0]);
rectangle('Position',[500 -937.5 31.25 31.25], 'FaceColor',[1 1 1]);
rectangle('Position',[531.25 -937.5 31.25 31.25], 'FaceColor',[0 0 0]);
rectangle('Position',[500 -968.75 31.25 31.25], 'FaceColor',[1 1 1]);
rectangle('Position',[531.25 -968.75 31.25 31.25], 'FaceColor',[0 0 0]);
rectangle('Position',[500 -1000 31.25 31.25], 'FaceColor',[0 0 0]);
rectangle('Position',[531.25 -1000 31.25 31.25], 'FaceColor',[0 0 0]);
rectangle('Position',[625 -906.25 31.25 31.25], 'FaceColor',[0 0 0]);
rectangle('Position',[656.25 -906.25 31.25 31.25], 'FaceColor',[0 0 0]);
rectangle('Position',[625 -937.5 31.25 31.25], 'FaceColor',[1 1 1]);
rectangle('Position',[656.25 -937.5 31.25 31.25], 'FaceColor',[1 1 1]);
rectangle('Position',[687.5 -906.25 31.25 31.25], 'FaceColor',[0 0 0]);
rectangle('Position',[718.75 -906.25 31.25 31.25], 'FaceColor',[1 1 1]);
rectangle('Position',[687.5 -937.5 31.25 31.25], 'FaceColor',[1 1 1]);
rectangle('Position',[718.75 -937.5 31.25 31.25], 'FaceColor',[1 1 1]);
rectangle('Position',[625 -968.75 31.25 31.25], 'FaceColor',[1 1 1]);
rectangle('Position',[656.25 -968.75 31.25 31.25], 'FaceColor',[1 1 1]);
rectangle('Position',[625 -1000 31.25 31.25], 'FaceColor',[0 0 0]);
rectangle('Position',[656.25 -1000 31.25 31.25], 'FaceColor',[0 0 0]);
rectangle('Position',[687.5 -968.75 31.25 31.25], 'FaceColor',[1 1 1]);
rectangle('Position',[718.75 -968.75 31.25 31.25], 'FaceColor',[1 1 1]);
rectangle('Position',[687.5 -1000 31.25 31.25], 'FaceColor',[0 0 0]);
rectangle('Position',[718.75 -1000 31.25 31.25], 'FaceColor',[0 0 0]);
rectangle('Position',[750 -781.25 31.25 31.25], 'FaceColor',[0 0 0]);
rectangle('Position',[781.25 -781.25 31.25 31.25], 'FaceColor',[0 0 0]);
rectangle('Position',[750 -812.5 31.25 31.25], 'FaceColor',[1 1 1]);
rectangle('Position',[781.25 -812.5 31.25 31.25], 'FaceColor',[1 1 1]);
rectangle('Position',[875 -781.25 31.25 31.25], 'FaceColor',[0 0 0]);
rectangle('Position',[906.25 -781.25 31.25 31.25], 'FaceColor',[0 0 0]);
rectangle('Position',[875 -812.5 31.25 31.25], 'FaceColor',[1 1 1]);
rectangle('Position',[906.25 -812.5 31.25 31.25], 'FaceColor',[1 1 1]);
rectangle('Position',[937.5 -781.25 31.25 31.25], 'FaceColor',[0 0 0]);
rectangle('Position',[968.75 -781.25 31.25 31.25], 'FaceColor',[0 0 0]);
rectangle('Position',[937.5 -812.5 31.25 31.25], 'FaceColor',[1 1 1]);
rectangle('Position',[968.75 -812.5 31.25 31.25], 'FaceColor',[0 0 0]);
rectangle('Position',[937.5 -843.75 31.25 31.25], 'FaceColor',[1 1 1]);
rectangle('Position',[968.75 -843.75 31.25 31.25], 'FaceColor',[0 0 0]);
rectangle('Position',[937.5 -875 31.25 31.25], 'FaceColor',[1 1 1]);
rectangle('Position',[968.75 -875 31.25 31.25], 'FaceColor',[0 0 0]);
rectangle('Position',[812.5 -906.25 31.25 31.25], 'FaceColor',[0 0 0]);
rectangle('Position',[843.75 -906.25 31.25 31.25], 'FaceColor',[0 0 0]);
rectangle('Position',[812.5 -937.5 31.25 31.25], 'FaceColor',[1 1 1]);
rectangle('Position',[843.75 -937.5 31.25 31.25], 'FaceColor',[1 1 1]);
rectangle('Position',[750 -968.75 31.25 31.25], 'FaceColor',[1 1 1]);
rectangle('Position',[781.25 -968.75 31.25 31.25], 'FaceColor',[1 1 1]);
rectangle('Position',[750 -1000 31.25 31.25], 'FaceColor',[0 0 0]);
rectangle('Position',[781.25 -1000 31.25 31.25], 'FaceColor',[0 0 0]);
rectangle('Position',[812.5 -968.75 31.25 31.25], 'FaceColor',[1 1 1]);
rectangle('Position',[843.75 -968.75 31.25 31.25], 'FaceColor',[1 1 1]);
rectangle('Position',[812.5 -1000 31.25 31.25], 'FaceColor',[0 0 0]);
rectangle('Position',[843.75 -1000 31.25 31.25], 'FaceColor',[0 0 0]);
rectangle('Position',[937.5 -906.25 31.25 31.25], 'FaceColor',[1 1 1]);
rectangle('Position',[968.75 -906.25 31.25 31.25], 'FaceColor',[0 0 0]);
rectangle('Position',[937.5 -937.5 31.25 31.25], 'FaceColor',[1 1 1]);
rectangle('Position',[968.75 -937.5 31.25 31.25], 'FaceColor',[0 0 0]);
rectangle('Position',[875 -968.75 31.25 31.25], 'FaceColor',[1 1 1]);
rectangle('Position',[906.25 -968.75 31.25 31.25], 'FaceColor',[1 1 1]);
rectangle('Position',[875 -1000 31.25 31.25], 'FaceColor',[0 0 0]);
rectangle('Position',[906.25 -1000 31.25 31.25], 'FaceColor',[0 0 0]);
rectangle('Position',[937.5 -968.75 31.25 31.25], 'FaceColor',[1 1 1]);
rectangle('Position',[968.75 -968.75 31.25 31.25], 'FaceColor',[0 0 0]);
rectangle('Position',[937.5 -1000 31.25 31.25], 'FaceColor',[0 0 0]);
rectangle('Position',[968.75 -1000 31.25 31.25], 'FaceColor',[0 0 0]);
X=[933,900,875,843.75,812.5,781.25,781.25,781.25,812.5,843.75,875,887.5,875,812.5,750,687.5,625,593.75,562.5,531.25,500,437.5,375,312.5,312.5,312.5,250,187.5,187.5,187.5,187.5,187.5,187.5,125,66,66];
Y=[-66,-125,-187.5,-187.5,-187.5,-218.75,-250,-281.25,-281.25,-281.25,-312.5,-375,-437.5,-437.5,-500,-562.5,-625,-656.25,-656.25,-656.25,-656.25,-625,-562.5,-500,-468.75,-437.5,-375,-312.5,-250,-218.75,-187.5,-156.25,-125,-62.5,-66,-66];
hold on;
plot(X,Y,'r');
plot(X,Y,'bo');
legend('1824.81','Location','southoutside');
